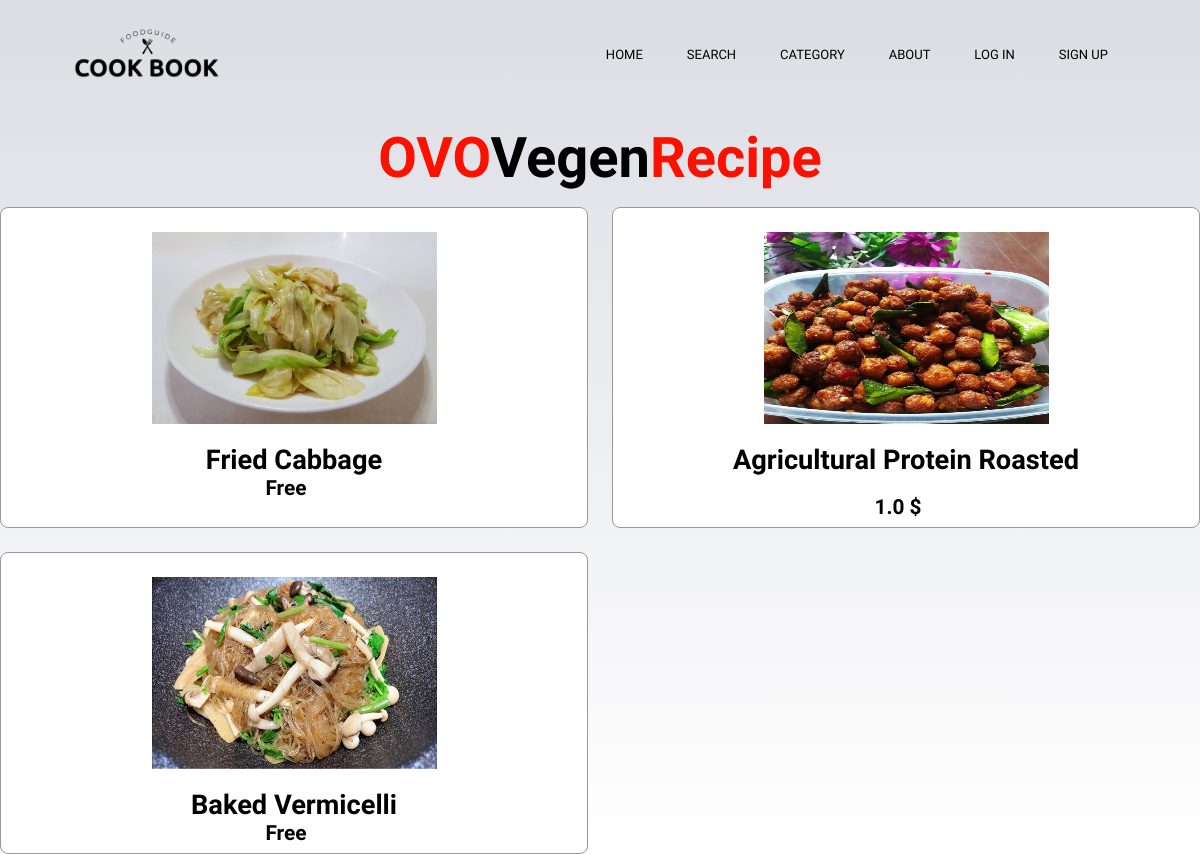
The page /recipe/oco on the database its author committed.
### recipe/models.py (models this page shows, shortened)
class recipe(models.Model):
    class mode(models.TextChoices):
        dessert = "dessert"
        meat = "meat"
        halal = "halal"
        beverag = "beverag"
        ovovegen = "ovovegen"
        vegy = "vegetarian"
        appetizer = "appetizer"
    pic = models.ImageField(upload_to="",blank=True,null=True)
    menu = models.CharField(max_length=100,default=None)
    ingredient_unit = models.TextField(blank=True)
    HowToDo = models.TextField(blank=True)
    ingredientInmenu =models.ManyToManyField(ingredient,blank=True,related_name="ingredientInrecipe")
    type = models.CharField(max_length=100,
        choices=mode.choices,
        default=None,
        )
    status = ''
    price = models.FloatField(default=None, null=True)
    calorie = models.IntegerField(default=None, null=True)
    member = models.ManyToManyField(User,blank=True,related_name="member")
    like = models.ManyToManyField(User,blank=True,related_name="like")

### recipe/views.py (the view)
# urls.py: path('oco', views.ovovegen, name="oco"),
def ovovegen (request):
    return render(request,'recipe/ovovegen.html',{
        "recipes": recipe.objects.all(),
        })

### recipe/templates/Recipe/ovovegen.html (shortened to what this page needs)
{% extends 'recipe/layout.html' %}
{% load static %}
{% block content %}
<section class="dishes" id="dishes">
  <h1 class="heading"><span>OVO</span>Vegen<span>Recipe</span></h1>
  <div class="box-container">
    {% for list_menu in recipes %}
      {% if list_menu.type == "ovovegen" %}
        <div class="box">
          <img class="image" src="{{list_menu.pic.url}}" style="width: 50%; ;"/><br>
          <a href = "{% url 'recipe:menu' list_menu.id %}" >
          <h3>{{list_menu.menu}}</h3></a>
          {% if list_menu.price == None or list_menu.price == 0.0 %}
            <span>free</span>
          {% else %} <br>
            <span>{{list_menu.price}} $</span>
          {% endif %}
        </div>
      {% endif %}
    {% endfor %}
  </div>
</section>
{% endblock %}

### static/css/style-cat.css (style rules this page uses)
* { margin: 0; padding: 0; font-family: 'Ubuntu', sans-serif; box-sizing: border-box; text-decoration: none; outline: none; border: none; text-transform: capitalize; transition: all .2s linear; }
body { background-image: linear-gradient(rgba(205, 207, 216, 0.7),rgba(255, 255, 255, 0.7)), url(/static/images/bg7.jpg) ; background-size: cover; background-position: center; background-attachment: fixed; }
.heading { text-align: center; font-size: 3.5rem; padding: 1rem; color: #666; }
.heading span { color: #f44336; }
.heading { text-align: center; font-size: 3.5rem; padding: 1rem; color: rgb(0, 0, 0); }
.heading span { color: #fa1100; }
.dishes .box-container { display: grid; grid-template-columns: repeat(auto-fit, minmax(28rem, 1fr)); gap: 1.5rem; }
.dishes .box-container .box { padding: 0.5rem; background: #fff; border-radius: .5rem; border: .1rem solid rgb(153, 151, 151); box-shadow: box-shadow; position: relative; overflow: hidden; text-align: center; }
.dishes .box-container .box .image { height: 12rem; margin: 1rem 0; }
.dishes .box-container .box h3 { color: black; font-size: 1.7rem; }
.dishes .box-container .box span { color: rgb(0, 0, 0); font-weight: bolder; margin-right: 1rem; font-size: 1.3rem; }

### rows shown on the page
recipe: pic (picture), menu "Fried Cabbage", price "Free"
recipe: pic (picture), menu "Agricultural Protein Roasted", price "1.0"
recipe: pic (picture), menu "Baked Vermicelli", price "Free"
